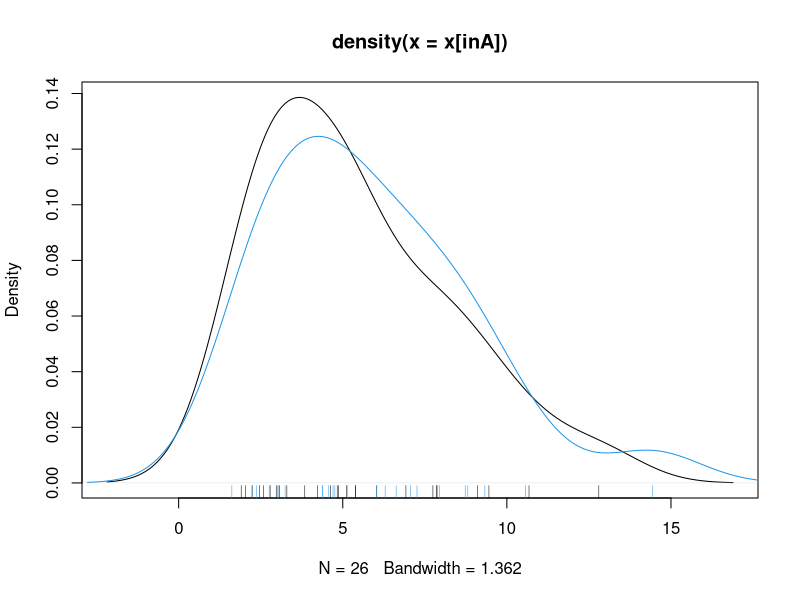

Reproduce this figure in R.
library(caret)


### Name: createDataPartition
### Title: Data Splitting functions
### Aliases: createDataPartition createResample createFolds
###   createMultiFolds createTimeSlices groupKFold
### Keywords: utilities

### ** Examples


data(oil)
createDataPartition(oilType, 2)

x <- rgamma(50, 3, .5)
inA <- createDataPartition(x, list = FALSE)

plot(density(x[inA]))
rug(x[inA])

points(density(x[-inA]), type = "l", col = 4)
rug(x[-inA], col = 4)

createResample(oilType, 2)

createFolds(oilType, 10)
createFolds(oilType, 5, FALSE)

createFolds(rnorm(21))

createTimeSlices(1:9, 5, 1, fixedWindow = FALSE)
createTimeSlices(1:9, 5, 1, fixedWindow = TRUE)
createTimeSlices(1:9, 5, 3, fixedWindow = TRUE)
createTimeSlices(1:9, 5, 3, fixedWindow = FALSE)

createTimeSlices(1:15, 5, 3)
createTimeSlices(1:15, 5, 3, skip = 2)
createTimeSlices(1:15, 5, 3, skip = 3)

set.seed(131)
groups <- sort(sample(letters[1:4], size = 20, replace = TRUE))
table(groups)
folds <- groupKFold(groups)
lapply(folds, function(x, y) table(y[x]), y = groups)
